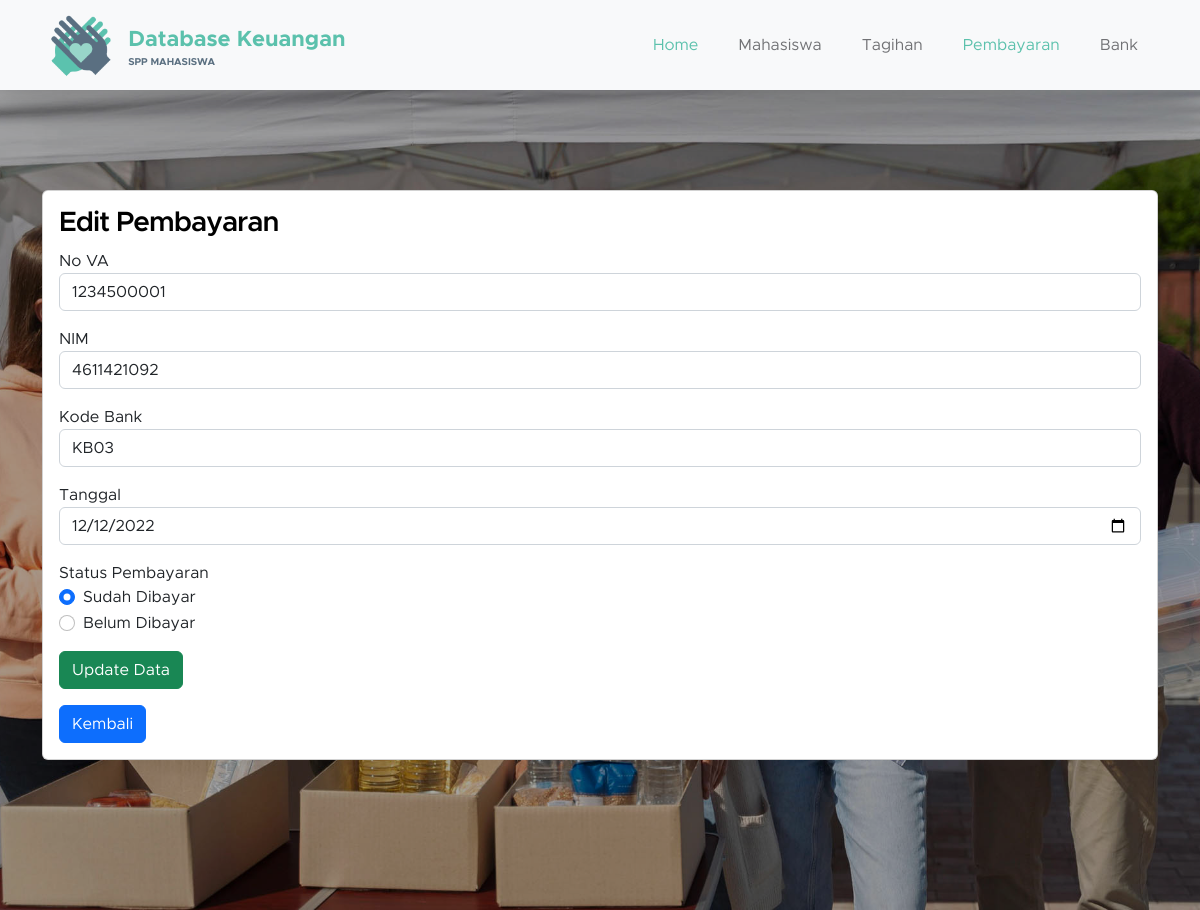
Page /src/pembayaran/edit_pembayaran.php?no_va=1234500001 on the committed database.
### tables this page shows
CREATE TABLE `tbl_pembayaran` (
  `no_va` int(10) NOT NULL,
  `tanggal` date NOT NULL,
  `nim` bigint(16) NOT NULL,
  `kode_bank` varchar(16) NOT NULL,
  `stats` tinyint(1) NOT NULL
);

### src/pembayaran/edit_pembayaran.php (the view, shortened to what this page needs)
<?php
include_once("../../connection.php");
?>
<?php
$no_va = $_GET['no_va'];
$result = mysqli_query($koneksi, "SELECT * FROM tbl_pembayaran WHERE no_va='$no_va'");
while ($data = mysqli_fetch_array($result)) {
    $no_va = $data['no_va'];
    $nim = $data['nim'];
    $kode_bank = $data['kode_bank'];
    $tanggal = $data['tanggal'];
    $stats = $data['stats'];
}
?>
<!doctype html>
<html lang="en">
<head>
    <link href="../../css/bootstrap.min.css" rel="stylesheet">
    <link href="../../css/bootstrap-icons.css" rel="stylesheet">
    <link href="../../css/templatemo-kind-heart-charity.css" rel="stylesheet">
</head>
<body id="section_1">
    <nav class="navbar navbar-expand-lg bg-light shadow-lg">
        <div class="container">
            <a class="navbar-brand" href="../../home.php">
                <img src="../../images/logo.png" class="logo img-fluid" alt="Database Keuangan">
                <span>
                    Database Keuangan
                    <small>SPP Mahasiswa</small>
                </span>
            </a>
            <div class="collapse navbar-collapse" id="navbarNav">
                <ul class="navbar-nav ms-auto">
                    <li class="nav-item">
                        <a class="nav-link" href="../../home.php">Home</a>
                    </li>
                    <li class="nav-item">
                        <a class="nav-link" href="../../mahasiswa.php">Mahasiswa</a>
                    </li>
                    <li class="nav-item">
                        <a class="nav-link" href="../../tagihan.php">Tagihan</a>
                    </li>
                    <li class="nav-item">
                        <a class="nav-link active" href="../../pembayaran.php">Pembayaran</a>
                    </li>
                    <li class="nav-item">
                        <a class="nav-link" href="../../bank.php">Bank</a>
                    </li>
                </ul>
            </div>
        </div>
    </nav>
    <main>
        <section class="donate-section" style="padding-top: 100px;">
            <div class="container">
                <div class="col-lg-12">
                    <div class="card">
                        <div class="card-body">
                            <form action="edit_pembayaran.php" method="post" name="form1">
                                <h4>Edit Pembayaran</h4>
                                <div class="form-group" style="margin-bottom: 1em;">
                                    <label>No VA</label>
                                    <input type="number" class="form-control" placeholder="Masukkan No VA" name="no_va" required value="<?php echo $no_va; ?>">
                                </div>
                                <div class="form-group" style="margin-bottom: 1em;">
                                    <label>NIM</label>
                                    <input type="number" class="form-control" placeholder="Masukkan NIM" name="nim" required value="<?php echo $nim; ?>">
                                </div>
                                <div class="form-group" style="margin-bottom: 1em;">
                                    <label>Kode Bank</label>
                                    <input type="text" class="form-control" placeholder="Masukkan Kode Bank" name="kode_bank" required value="<?php echo $kode_bank; ?>">
                                </div>
                                <div class="form-group" style="margin-bottom: 1em;">
                                    <label>Tanggal</label>
                                    <input type="date" class="form-control" placeholder="Masukkan Tanggal" name="tanggal" required value="<?php echo $tanggal; ?>">
                                </div>
                                <div class="form-group" style="margin-bottom: 1em;">
                                    <label>Status Pembayaran</label>
                                    <div class="form-check">
                                        <input class="form-check-input" type="radio" name="stats" value="1" <?php
                                                                                                            if ($stats == "1") {
                                                                                                                echo "checked";
                                                                                                            }
                                                                                                            ?>>
                                        <label class="form-check-label">
                                            Sudah Dibayar
                                        </label>
                                    </div>
                                    <div class="form-check">
                                        <input class="form-check-input" type="radio" name="stats" value="0" <?php
                                                                                                            if ($stats == "0") {
                                                                                                                echo "checked";
                                                                                                            }
                                                                                                            ?>>
                                        <label class="form-check-label">
                                            Belum Dibayar
                                        </label>
                                    </div>
                                </div>
                                <input class="btn btn-success" style="margin-bottom: 1em;" type="submit" name="update" value="Update Data">
                                <br>
                                <a href="../../pembayaran.php" class="btn btn-primary" tabindex="-1" role="button" aria-disabled="true">Kembali</a>
                            </form>
                        </div>
                    </div>
                </div>
            </div>
        </section>
    </main>
</body>
</html>

### css/templatemo-kind-heart-charity.css (style rules this page uses)
:root { --white-color: #ffffff; --primary-color: #5bc1ac; --secondary-color: #5a6f80; --section-bg-color: #f0f8ff; --site-footer-bg-color: #44525d; --custom-btn-bg-color: #597081; --custom-btn-bg-hover-color: #5bc1ac; --dark-color: #000000; --p-color: #717275; --border-color: #e9eaeb; --body-font-family: 'Metropolis', sans-serif; --h1-font-size: 52px; --h2-font-size: 46px; --h3-font-size: 32px; --h4-font-size: 28px; --h5-font-size: 24px; --h6-font-size: 22px; --p-font-size: 16px; --btn-font-size: 18px; --copyright-font-size: 14px; --border-radius-large: 100px; --border-radius-medium: 20px; --border-radius-small: 10px; --font-weight-light: 300; --font-weight-normal: 400; --font-weight-semibold: 600; --font-weight-bold: 700; }
body { background-color: var(--white-color); font-family: var(--body-font-family); }
h2, h3, h4, h5, h6 { color: var(--dark-color); }
h1, h2, h3, h4, h5, h6 { font-weight: var(--font-weight-semibold); letter-spacing: -1px; }
h4 { font-size: var(--h4-font-size); }
ul li { color: var(--p-color); font-size: var(--p-font-size); font-weight: var(--font-weight-normal); }
a, button { touch-action: manipulation; transition: all 0.3s; }
a { color: var(--p-color); text-decoration: none; }
.section-overlay + .container { position: relative; }
.navbar { background: var(--white-color); z-index: 9; padding-top: 0; padding-bottom: 0; }
.navbar-brand { color: var(--primary-color); font-size: var(--h6-font-size); font-weight: var(--font-weight-bold); }
.navbar-brand span { display: inline-block; vertical-align: middle; }
.navbar-brand small { color: var(--secondary-color); display: block; font-size: 10px; line-height: normal; text-transform: uppercase; }
.logo { width: 80px; height: auto; }
.navbar-expand-lg .navbar-nav .nav-link { margin-right: 0; margin-left: 0; padding: 20px; }
.navbar-nav .nav-link { display: inline-block; color: var(--p-color); font-size: var(--p-font-size); font-weight: var(--font-weight-medium); position: relative; padding-top: 15px; padding-bottom: 15px; }
.navbar-nav .nav-link.active, .navbar-nav .nav-link:hover { background: transparent; color: var(--primary-color); }
.donate-section { background-image: url('../images/different-people-doing-volunteer-work.jpg'); background-repeat: no-repeat; background-position: center; background-size: cover; position: relative; padding-top: 150px; padding-bottom: 150px; }

### rows in the picture
tbl_pembayaran: no_va "1234500001", nim "4611421092", kode_bank "KB03", tanggal "12/12/2022", stats "☑"
